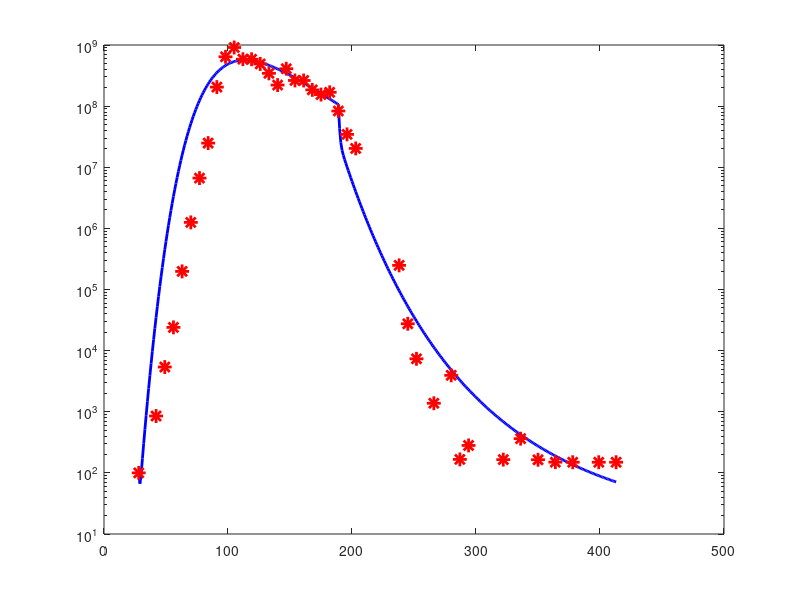

This chart was generated by the following MATLAB code:
clc; 
clear all;
figure(1)
title('Ch1616');
xlabel('time');
ylabel('HBV DNA'); 

para(2,8)=0;
% para(1)=lambda,    para(2)=k,    para(3)=a, para(4)=gamma, para(5)=beta, para(6)=mu, para(7)=delta, para(8)=c      

para(1,:)=[25104026	1.309e-12	   195	      0.214	         0.864	         0.045          0.0911  	2.35];
para(2,:)=[25167241	  6.52e-12     77        0.400  	     1.55             0.01 	         0.20  	5.82];

for i=1:1:2
    if i==1
    initial_cond=[2*10^9.9  0 100 0];
    t=28:1:189;
    end
    if i==2
     initial_cond2=[567623544.519961	386584.114240160	106274979.855163	3166.6606769];
    t=189:1:413;
    end
f=@(t,y) [para(i,1)-para(i,6).*y(1)-para(i,2).*y(1).*y(4);para(i,2).*y(1).*y(4)-para(i,7).*y(2);
    para(i,3).*y(2)+para(i,4).*(1-0.8).*y(3)-0.8.*para(i,5).*y(3)-para(i,7).*y(3);
    0.8.*para(i,5).*y(3)-para(i,8).*y(4)];
if i==1
[t,y1] = ode45(f, t,initial_cond);
 semilogy(t,y1(:,3),'b-','LineWidth',2);
 hold on
end
if i==2
[t,y2] = ode45(f, t,initial_cond2);
 semilogy(t,y2(:,3),'b-','LineWidth',2);
 hold on
end
end
tdata_cases = [28; 42;	49;	56;	63;	70;	77;	84;	91;	98;	105; 112;...
    119; 126; 133;	140; 147; 154; 161;	168; 175; 182; 189; 196;...
    203; 238; 245; 252; 266; 280; 287; 294; 322; 336; 350; 364;...
    378; 399; 413];
dna_datas = [100; 851.56; 5390.82; 	24005.80; 197851.50; 1252372;...
    6650129; 24839890;	204725600;	641227000;	910224500;	585574900;...
    584773700;	489680900;	343950200;	221250300;	408930200;	263049400;...
    262634197;	184492800;	154491600;	168462900;	83235710;	34496280;...
    20319840; 248341.90; 27513.90;	7345.10; 1377.29; 3945.27; 166.15;...
    281.17; 164.91; 362.87; 163.96; 149.71; 149.28; 149.28; 149.28]; 
 semilogy(tdata_cases,dna_datas,'r*','MarkerSize',10,'LineWidth',2);
 hold on 
